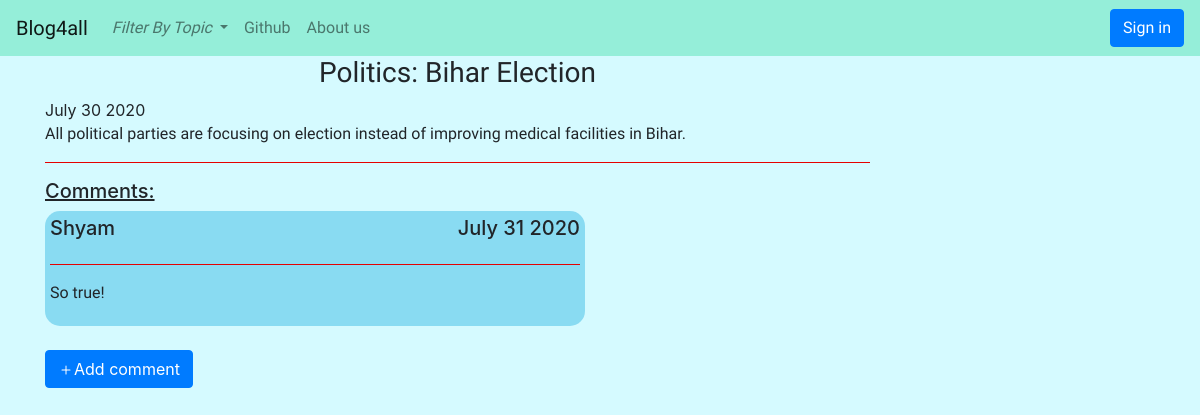
The app's page /post/2/ with its own data.
### blog/models.py (models this page shows, shortened)
class Blogpost(models.Model):
    author = models.ForeignKey(User,on_delete = models.CASCADE)
    topic = models.CharField(max_length=50,choices=TOPIC_CHOICES,default='Others')
    title = models.CharField(max_length=200)
    text = models.TextField()
    create_date = models.DateTimeField(default=timezone.now)
    published_date = models.DateTimeField(blank=True,null=True)
    def datepublished(self):
        return self.published_date.strftime('%B %d %Y')
    def __str__(self):
        return self.topic + ': ' +  self.title

class Comment(models.Model):
    post = models.ForeignKey(Blogpost,on_delete=models.CASCADE,related_name='comments')
    author = models.CharField( max_length=200)
    text = models.TextField()
    create_date = models.DateTimeField(default=timezone.now)
    approved_comment = models.BooleanField(default=False)
    def datepublished(self):
        return self.create_date.strftime('%B %d %Y')

### blog/views.py (the view)
# urls.py: path('post/<int:pk>/',views.BlogpostDetailView.as_view(),name = 'blog_details'),
class BlogpostDetailView(DetailView):
    model = Blogpost
    template_name = 'blog/post_detail.html'

### blog/templates/blog/post_detail.html (shortened to what this page needs)
{% extends "blog/base.html" %}
{% block body_block %}
    <div class="post_details">
        <h3 class="post_title loader">{{blogpost}}</h3>
        {% if blogpost.published_date %}
            <div class="date postdate">
                {{blogpost.datepublished}}
            </div>
        {% else %}
            {% if user.is_authenticated %}
            <a class="btn btn-success" href="{% url 'blog:publish_post' pk=blogpost.pk %}">Publish</a>
            {% endif %}
        {% endif %}
        <div class="post-content">
            <p>{{blogpost.text|safe|linebreaksbr}}</p>
        </div>
        <hr color="red">
        <h5><u> Comments:</u></h5>
        <div class="row">
            <div class="col-8">
                {% for comment in blogpost.comments.all %}
                <div class="comment-view">
                    {% if comment.approved_comment %}
                    <div class="row">
                        <div class="col-6">
                            <h5> {{comment.author}}</h5>
                        </div>
                        <div class="col-6">
                            <h5 align='right'>{{comment.datepublished}}</h5>
                        </div>
                    </div>
                    <hr color="red">
                    <p class="comment-text" style="font-family: 'Courgette', cursive;">{{comment.text}}</p>
                    {% endif %}
                </div>
                {% endfor %}
            </div>
        </div>
        <br>
        <a class="btn btn-primary" href="{% url 'blog:add_comment' pk=blogpost.pk %}">Add comment
        </a>
    </div>
{% endblock body_block %}

### blog/static/css/blog.css (style rules this page uses)
body { background-color: rgb(213, 250, 255); }
.post_title { font-family: 'Exo', sans-serif; text-align: center; }
.post-content { font-family: 'Courgette', cursive; }
.comment-view { padding: 5px 5px 5px 5px; border-width: 5px; border-color: brown; background-color: rgba(131, 216, 241, 0.918); border-radius: 15px; }
.loader { filter:hue-rotate(0deg); color:linear-gradient(45deg,#0f8,#08f); animation:hue 10000ms infinite linear; }

### records on screen
Blogpost: topic+title "Politics: Bihar Election", datepublished "July 30 2020", text "All political parties are focusing on election instead of improving medical facilities in Bihar."
Comment: author "Shyam", datepublished "July 31 2020", text "So true!"
